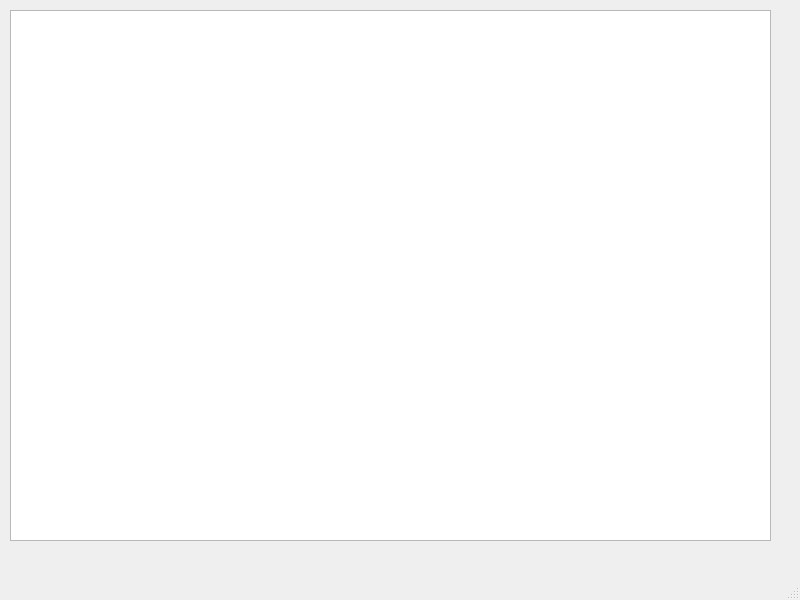
<?xml version="1.0" encoding="UTF-8"?>
<ui version="4.0">
 <class>subWindow</class>
 <widget class="QMainWindow" name="subWindow">
  <property name="geometry">
   <rect>
    <x>0</x>
    <y>0</y>
    <width>800</width>
    <height>600</height>
   </rect>
  </property>
  <property name="windowTitle">
   <string>subWindow</string>
  </property>
  <widget class="QWidget" name="centralwidget">
   <widget class="QGraphicsView" name="graphicsView">
    <property name="geometry">
     <rect>
      <x>10</x>
      <y>10</y>
      <width>761</width>
      <height>531</height>
     </rect>
    </property>
   </widget>
  </widget>
  <widget class="QMenuBar" name="menubar">
   <property name="geometry">
    <rect>
     <x>0</x>
     <y>0</y>
     <width>800</width>
     <height>25</height>
    </rect>
   </property>
  </widget>
  <widget class="QStatusBar" name="statusbar"/>
 </widget>
 <resources/>
 <connections/>
</ui>
